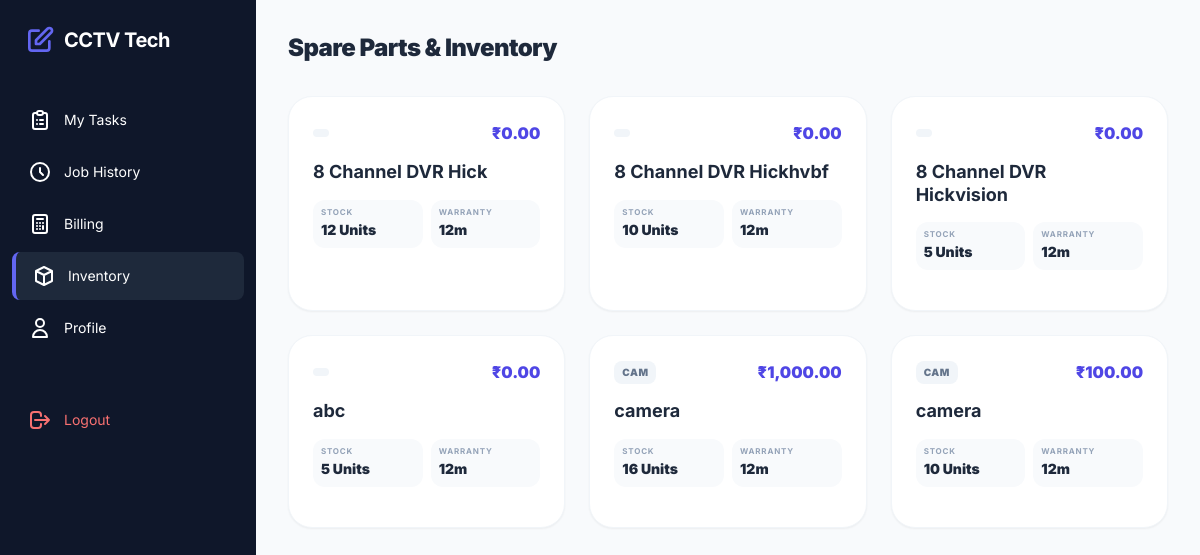
The app's page /tech/inventory.php (signed in) with its own data.
### tables this page shows
CREATE TABLE `products` (
  `id` int(11) NOT NULL,
  `category_id` int(11) DEFAULT NULL,
  `product_name` varchar(255) NOT NULL,
  `product_code` varchar(100) DEFAULT NULL,
  `unit` varchar(50) DEFAULT 'Pcs',
  `category` varchar(50) DEFAULT NULL COMMENT 'Camera, DVR, HDD, Power Supply, etc.',
  `serial_number` varchar(100) DEFAULT NULL,
  `unit_price` decimal(10,2) NOT NULL,
  `current_stock` int(11) DEFAULT 0,
  `opening_stock` int(11) DEFAULT 0,
  `description` text DEFAULT NULL,
  `warranty_months` int(11) DEFAULT 12
);

### tech/inventory.php (the view, shortened to what this page needs)
<?php
require_once '../includes/db_connect.php';
require_once '../includes/header.php';
try {
    $products = $pdo->query("SELECT id, product_name as item_name, category, unit_price, current_stock as stock_qty, warranty_months FROM products ORDER BY category ASC, product_name ASC")->fetchAll();
} catch (PDOException $e) {
    echo "Error: " . $e->getMessage();
}
?>
<div class="space-y-8">
    <h2 class="text-2xl font-black text-slate-800 tracking-tight">Spare Parts & Inventory</h2>
    <div class="grid grid-cols-1 md:grid-cols-2 lg:grid-cols-3 gap-6">
        <?php foreach ($products as $p): ?>
        <div class="bg-white p-6 rounded-3xl shadow-sm border border-slate-100 flex flex-col justify-between">
            <div>
                 <div class="flex items-center justify-between mb-4">
                    <span class="px-2 py-1 rounded-lg text-[10px] font-black uppercase bg-slate-100 text-slate-500 tracking-wider"><?php echo htmlspecialchars($p['category']); ?></span>
                    <span class="text-indigo-600 font-black">₹<?php echo number_format($p['unit_price'], 2); ?></span>
                </div>
                <h3 class="text-lg font-bold text-slate-800 mb-1 leading-tight"><?php echo htmlspecialchars($p['item_name']); ?></h3>
                <div class="flex items-center gap-2 mt-4 mb-4">
                     <div class="flex-1 p-2 bg-slate-50 rounded-xl">
                          <p class="text-[8px] uppercase font-bold text-slate-400 tracking-widest leading-none mb-1">Stock</p>
                          <p class="text-sm font-black <?php echo $p['stock_qty'] < 5 ? 'text-red-500' : 'text-slate-800'; ?>"><?php echo $p['stock_qty']; ?> Units</p>
                     </div>
                     <div class="flex-1 p-2 bg-slate-50 rounded-xl">
                          <p class="text-[8px] uppercase font-bold text-slate-400 tracking-widest leading-none mb-1">Warranty</p>
                          <p class="text-sm font-black text-slate-800"><?php echo $p['warranty_months']; ?>m</p>
                     </div>
                </div>
            </div>
        </div>
        <?php endforeach; ?>
    </div>
</div>
<?php require_once '../includes/footer.php'; ?>

### includes/header.php (style rules this page uses)
body { font-family: 'Inter', sans-serif; }

### records on screen
products: unit_price "0.00", product_name "8 Channel DVR Hick", current_stock "12", warranty_months "12"
products: unit_price "0.00", product_name "8 Channel DVR Hickhvbf", current_stock "10", warranty_months "12"
products: unit_price "0.00", product_name "8 Channel DVR Hickvision", current_stock "5", warranty_months "12"
products: unit_price "0.00", product_name "abc", current_stock "5", warranty_months "12"
products: category "CAM", unit_price "1,000.00", product_name "camera", current_stock "16", warranty_months "12"
products: category "CAM", unit_price "100.00", product_name "camera", current_stock "10", warranty_months "12"
